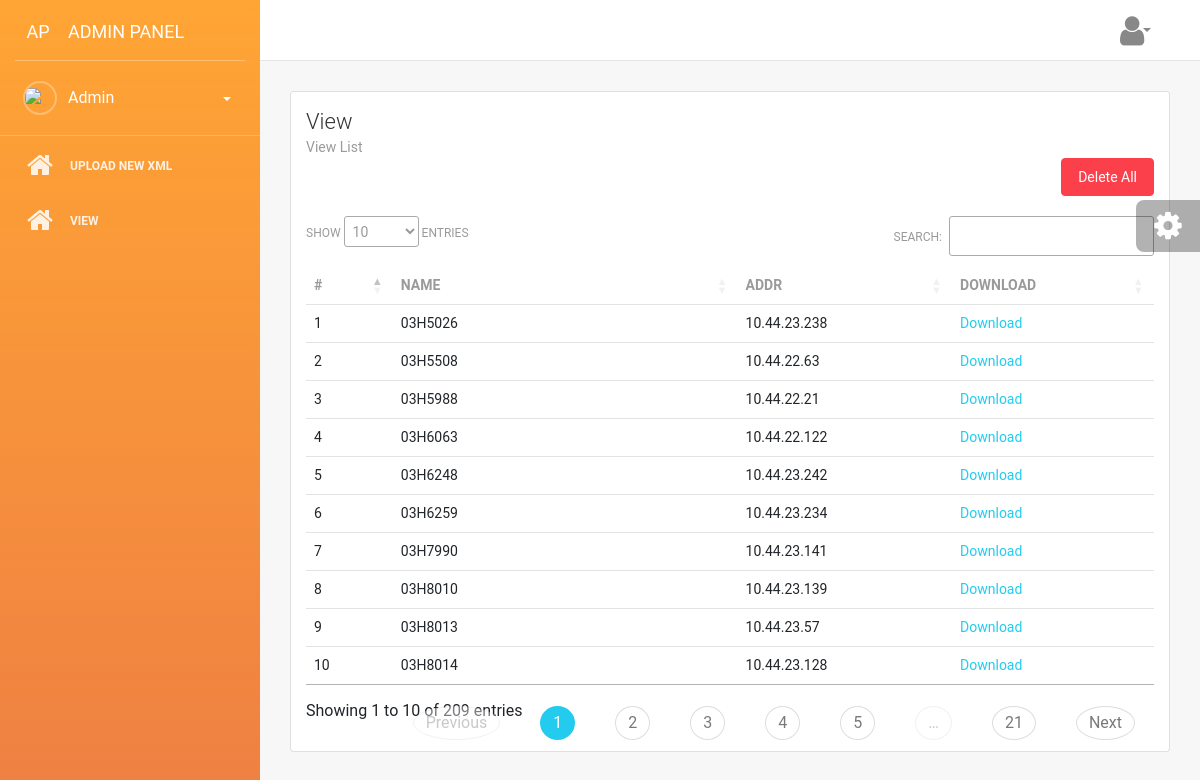
Page /view.php (signed in) on the committed database.
### tables this page shows
CREATE TABLE `data_list` (
  `id` int(11) NOT NULL,
  `ipaddress_name` varchar(50) NOT NULL,
  `ipaddress_addr` varchar(50) NOT NULL,
  `xml_file` varchar(20) NOT NULL,
  `file_name` varchar(200) NOT NULL,
  `create_at` date NOT NULL,
  `update_at` timestamp NOT NULL DEFAULT CURRENT_TIMESTAMP ON UPDATE CURRENT_TIMESTAMP,
  `status` int(11) NOT NULL DEFAULT '1'
);

### view.php (the view, shortened to what this page needs)
<?php include "inc/programming.php" ?>
<!DOCTYPE html>
<html lang="en">
<head>
    <?php include "inc/css_link.php" ?>
    <link rel="stylesheet" type="text/css" href="//cdn.datatables.net/1.12.1/css/jquery.dataTables.min.css">
    </head>
    <body>
    <div class="wrapper">
        <div class="sidebar" data-color="orange">
            <div class="sidebar-wrapper">
                <?php include "inc/left_side.php" ?>
            </div>
        </div>
        <div class="main-panel">
            <nav class="navbar navbar-expand-lg ">
                <?php include "inc/top_bar.php" ?>
            </nav>
            <div class="content">
                <div class="container-fluid">
                    <div class="row">
                        <div class="col-md-12">
                            <div class="card table-big-boy">
                                <div class="card-header ">
                                    <h4 class="card-title">View</h4>
                                    <p class="card-category">View List</p>
                                    <div class="pull-right">
                                        <?php $i=1; $fet=$conn->query("SELECT * FROM data_list WHERE status=1"); ?>
                                        <?php if ($fet->num_rows > 0): ?>
                                            <a href="delete.php" class="btn btn-danger">Delete All</a>
                                        <?php endif ?>
                                                                            </div>
                                </div>
                                <div class="card-body table-full-width">
                                    <table class="table table-bigboy" id="myTable">
                                        <thead>
                                            <tr>
                                                <th>#</th>
                                                <th>Name</th>
                                                <th>Addr</th>
                                                <th>Download</th>
                                            </tr>
                                        </thead>
                                        <tbody>
                                            <?php while ($row=$fet->fetch_array()) { ?>
                                            <tr>
                                                <td>
                                                    <?php echo $i++; ?>
                                                </td>
                                                <td><?php echo $row['ipaddress_name'] ?></td>
                                                <td><?php echo $row['ipaddress_addr'] ?></td>
                                                <td>
                                                    <a href="upload/<?php echo $row['xml_file'] ?>/<?php echo $row['file_name'] ?>" download="">Download</a>
                                                </td>
                                            </tr>
                                        <?php } ?>
                                        </tbody>
                                    </table>
                                </div>
                            </div>
                        </div>
                    </div>
                </div>
            </div>
        </div>
    </div>
    <div class="fixed-plugin">
        <?php include "inc/left_side_setting.php" ?>
    </div>
</body>
</html>

### inc/css_link.php (shortened to what this page needs)
<link href="css/bootstrap.css" rel="stylesheet" />
<link href="css/light-bootstrap-dashboard.css" rel="stylesheet" />
<link href="css/demo.css" rel="stylesheet" />
<link rel="stylesheet" type="text/css" href="font_icon/css/font-awesome.css">

### inc/left_side.php (shortened to what this page needs)
<div class="logo">
                    <a href="" class="simple-text logo-mini">
                        AP
                    </a>
                    <a href="" class="simple-text logo-normal">
                        Admin Panel
                    </a>
                </div>
                <div class="user">
                    <div class="photo">
                        <img src="img/yasir.jpg" />
                    </div>
                    <div class="info ">
                        <a data-toggle="collapse" href="#collapseExample" class="collapsed">
                            <span>Admin
                                <b class="caret"></b>
                            </span>
                        </a>
                    </div>
                </div>
                <ul class="nav">
                    <li class="nav-item ">
                        <a class="nav-link" href="index.php">
                            <i class="fa fa-home"></i>
                            <p>Upload New XML</p>
                        </a>
                    </li>
                     <li class="nav-item ">
                        <a class="nav-link" href="view.php">
                            <i class="fa fa-home"></i>
                            <p>View</p>
                        </a>
                    </li>
                </ul>

### inc/top_bar.php (shortened to what this page needs)
<div class="container-fluid">
                    <div class="collapse navbar-collapse justify-content-end">
                        <ul class="navbar-nav">
                            <li class="nav-item dropdown">
                                <a class="nav-link dropdown-toggle" href="https://example.com" id="top_bar_menu" data-toggle="dropdown" aria-haspopup="true" aria-expanded="false">
                                    <i class="fa fa-user"></i>
                                </a>
                            </li>
                        </ul>
                    </div>
                </div>

### inc/left_side_setting.php (shortened to what this page needs)
<div class="dropdown show-dropdown">
            <a href="#" data-toggle="dropdown">
                <i class="fa fa-cog fa-2x"> </i>
            </a>
        </div>

### rows in the picture
data_list: ipaddress_name "03H5026", ipaddress_addr "10.44.23.238"
data_list: ipaddress_name "03H5508", ipaddress_addr "10.44.22.63"
data_list: ipaddress_name "03H5988", ipaddress_addr "10.44.22.21"
data_list: ipaddress_name "03H6063", ipaddress_addr "10.44.22.122"
data_list: ipaddress_name "03H6248", ipaddress_addr "10.44.23.242"
data_list: ipaddress_name "03H6259", ipaddress_addr "10.44.23.234"
data_list: ipaddress_name "03H7990", ipaddress_addr "10.44.23.141"
data_list: ipaddress_name "03H8010", ipaddress_addr "10.44.23.139"
data_list: ipaddress_name "03H8013", ipaddress_addr "10.44.23.57"
data_list: ipaddress_name "03H8014", ipaddress_addr "10.44.23.128"
